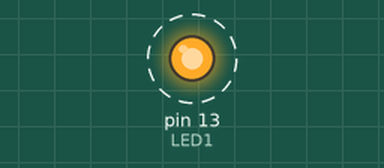
Bench run of a sketch on a simulated Arduino Uno, built with avr-gcc and run on an emulated ATmega328P. Shown: output pins drawn as LEDs (lit = HIGH). Dashed ring = blinking. What the sketch prints to the serial monitor is not drawn.

Above: at 0.5 s.
Timing chart, 0 to 4.6 s (numbered marks = the images above):
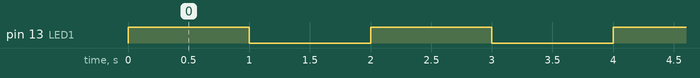

Measured:
- by itself, pin 13 (LED1): alternates HIGH for 1.0 s and LOW for 1.0 s

The sketch:

Lab_3.ino
```cpp
const int LED1 = 13;        // define as constant integer on pin 13

// Global Variables

// Function Declarations & Global Variable associated with Functions
void blink();

// ============================================================================
// The setup routine runs once when you load the sketch or press reset:
// This is where you define pin directions
void setup()
{
    // initialize Serial Communication
    Serial.begin(115200);
    // initialize the pins used in this sketch
    pinMode(LED1, OUTPUT);
}

// ============================================================================
// this "main" loop routine runs over and over again forever:
void loop()
{
    blink();
}

// ============================================================================
// Functions (I like to instantiate functions at the bottom below loop())
void blink()
{
    // Turn LED on
    digitalWrite(LED1, HIGH);
    Serial.println("LED is ON");   // <-- prints to Serial Monitor
    delay(1000);                   // wait 1 second

    // Turn LED off
    digitalWrite(LED1, LOW);
    Serial.println("LED is OFF");  // <-- prints to Serial Monitor
    delay(1000);                   // wait 1 second
}
```
